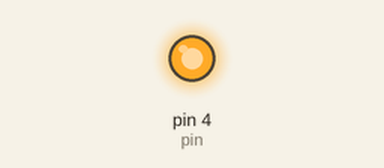
This sketch was run on a simulated Arduino Uno, built with avr-gcc and run on an emulated ATmega328P. Shown: output pins drawn as LEDs (lit = HIGH).

Above: at 1.0 s.
At 3.0 s:
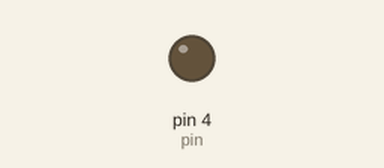
Timing chart, 0 to 5.2 s (numbered marks = the images above):
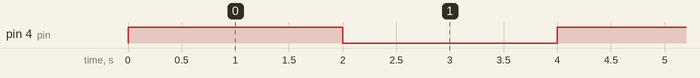

The sketch:

reley.ino
```cpp
int pin=4;
void setup() {
  pinMode(pin,OUTPUT);
}

void loop() {
  digitalWrite(pin,HIGH);
  delay(2000);
  digitalWrite(pin,LOW);

  delay(2000);
}
```

ligthtest.ino
```cpp

```

Measured:
- by itself, pin 4 (pin): alternates HIGH for 2.0 s and LOW for 2.0 s
